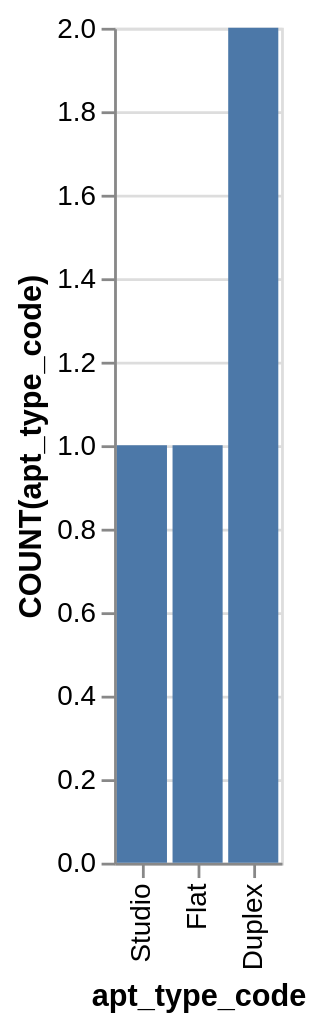

Here is the Vega-Lite specification saved for this chart:
### Vega-Lite specification from a JSON file in a GitHub repository (floating-point values rounded to 4 significant figures)
{"data": {"values": [{"x_data": "Duplex", "y_data": 2}, {"x_data": "Flat", "y_data": 1}, {"x_data": "Studio", "y_data": 1}]}, "mark": "bar", "encoding": {"x": {"field": "x_data", "type": "nominal", "title": "apt_type_code", "sort": "descending"}, "y": {"field": "y_data", "type": "quantitative", "title": "COUNT(apt_type_code)"}}}
